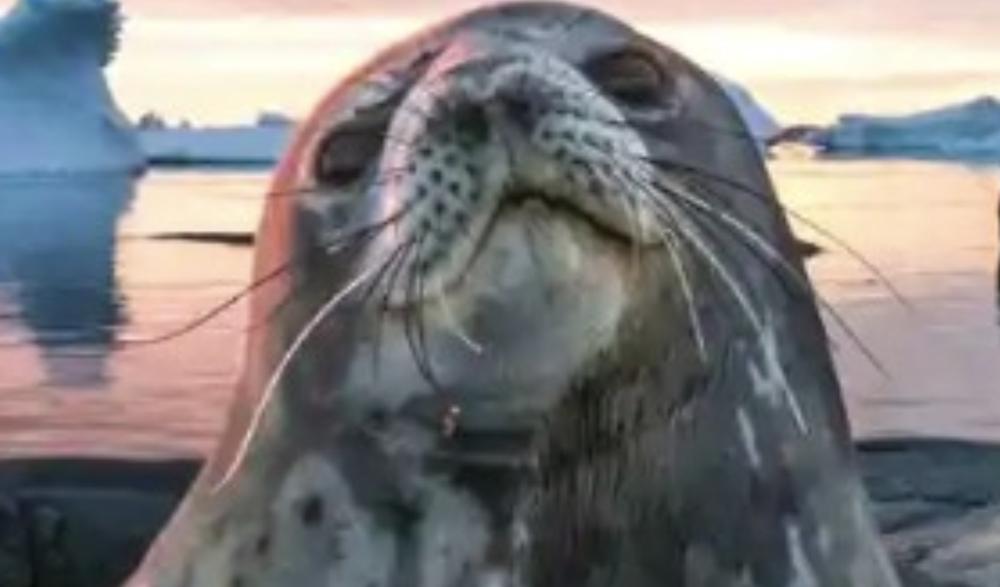
#> input picture img/seal.png, 1000 x 587 px, shrunk from 2300 x 1350 before the run
$ python gradient_seal.py   (older library calls are emulated)
#> lines starting #> are read from the running program, lines starting #| are printed output that depends on the picture; long printed decimals are rounded
import cv2
import numpy as np

image = cv2.imread('../img/seal.png')
#> image is the input picture: shape (587, 1000, 3); mean B, G, R 125.6, 125, 126.8
gray = cv2.cvtColor(image, cv2.COLOR_BGR2GRAY)
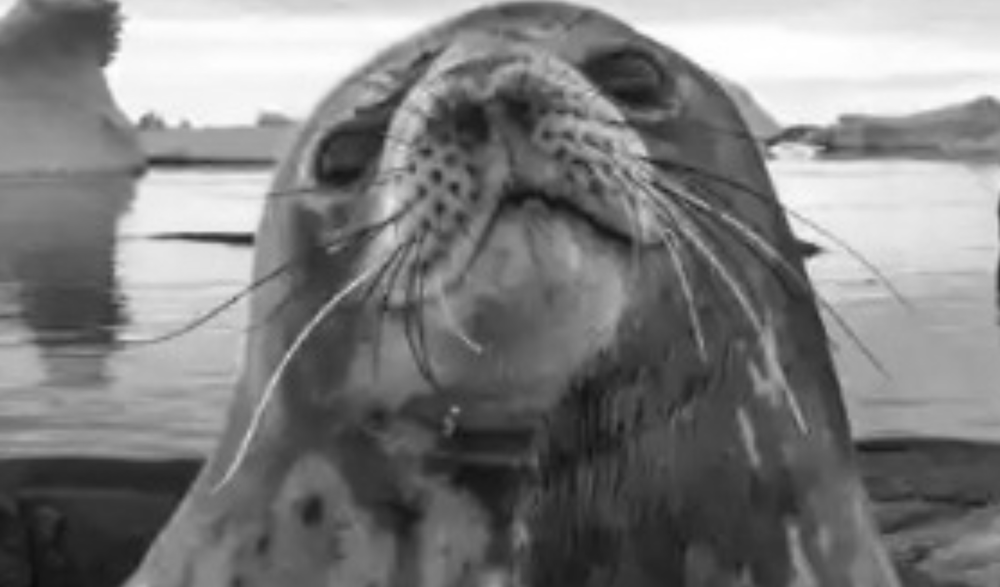
#> gray: shape (587, 1000); min 10, max 255, mean 125.6

# compute gradients along the X and Y axis, respectively
gX = cv2.Sobel(gray, cv2.CV_64F, 1, 0)
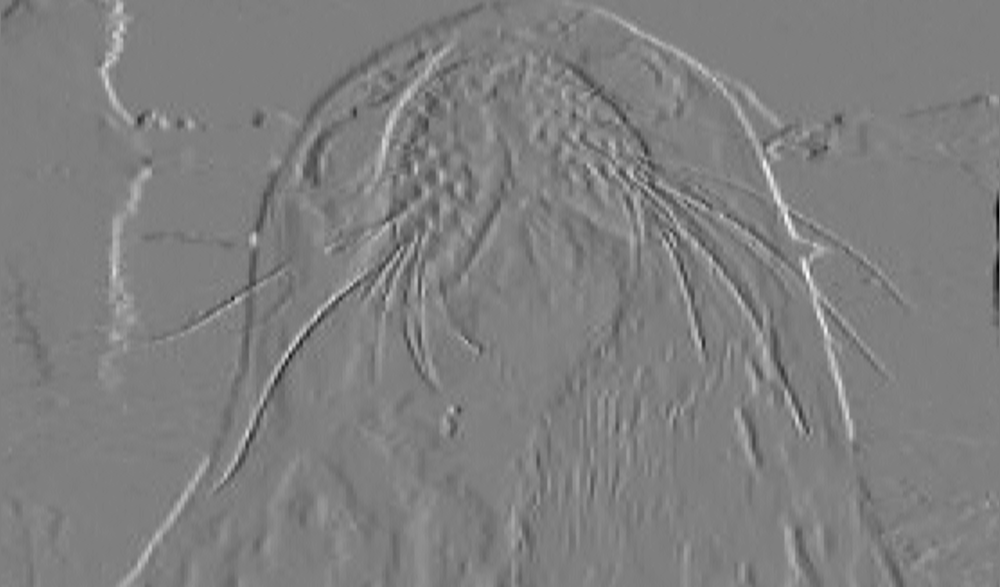
#> gX: shape (587, 1000) float64; min -274, max 274, mean 0.3; drawn with min black and max white
gY = cv2.Sobel(gray, cv2.CV_64F, 0, 1)
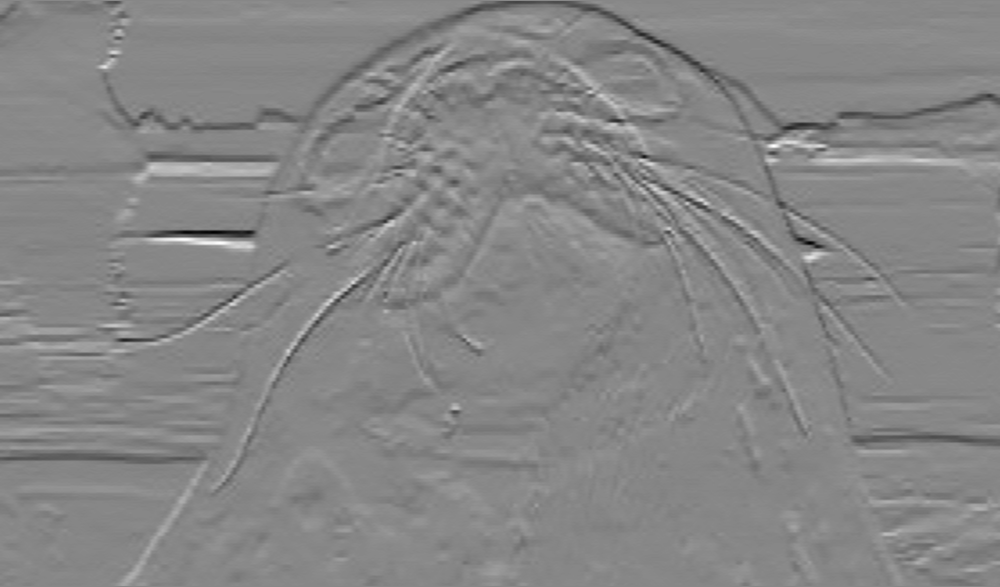
#> gY: shape (587, 1000) float64; min -311, max 275, mean -1.7; drawn with min black and max white

# compute the gradient magnitude and orientation respectively
mag = np.sqrt((gX ** 2) + (gY ** 2))
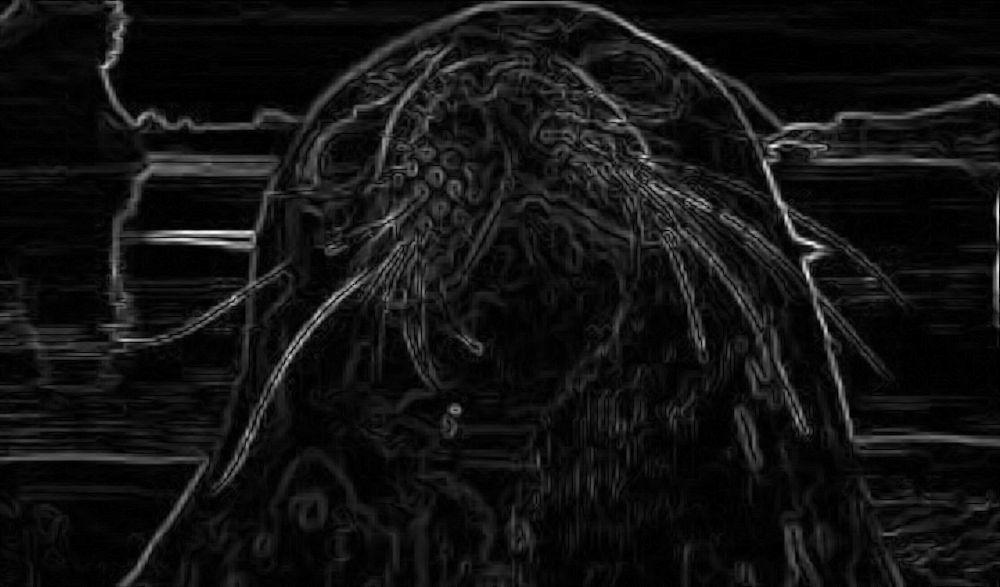
#> mag: shape (587, 1000) float64; min 0, max 311, mean 23; drawn with min black and max white
orientation = np.arctan2(gY, gX) * (180 / np.pi) % 180
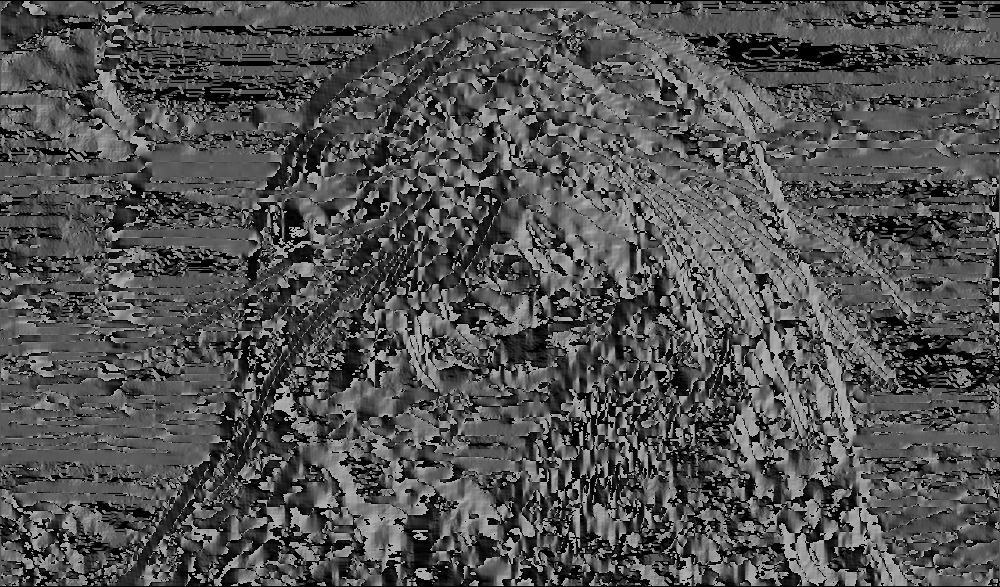
#> orientation: shape (587, 1000) float64; min 0, max 179.7, mean 82

print(f'Gradient at pixel (80, 80) has magnitude {mag[80, 80]} and orientation {orientation[80, 80]} degrees')
#| Gradient at pixel (80, 80) has magnitude 8.602 and orientation 54.462 degrees

$ run again, with img/beach.png copied over img/seal.png
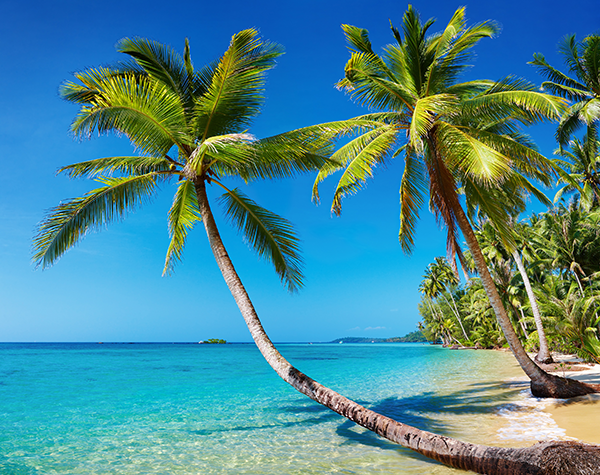
#> input picture img/beach.png, 600 x 475 px
#> image is the input picture: shape (475, 600, 3); mean B, G, R 148.4, 136.5, 73.3
#> `mag = np.sqrt((gX ** 2) + (gY ** 2))`:
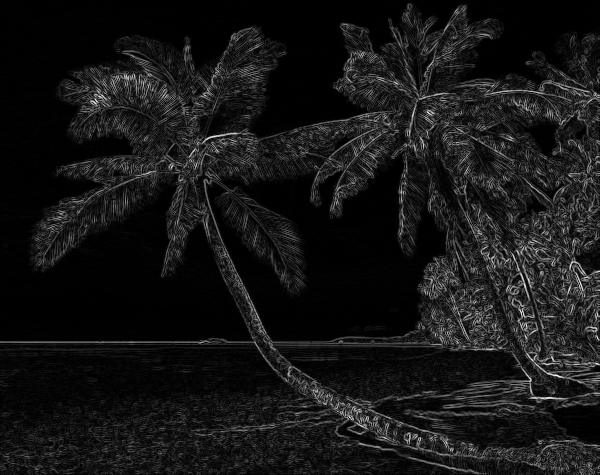
#> mag: shape (475, 600) float64; min 0, max 1019.8, mean 90.3; drawn with min black and max white
#> `orientation = np.arctan2(gY, gX) * (180 / np.pi) % 180`:
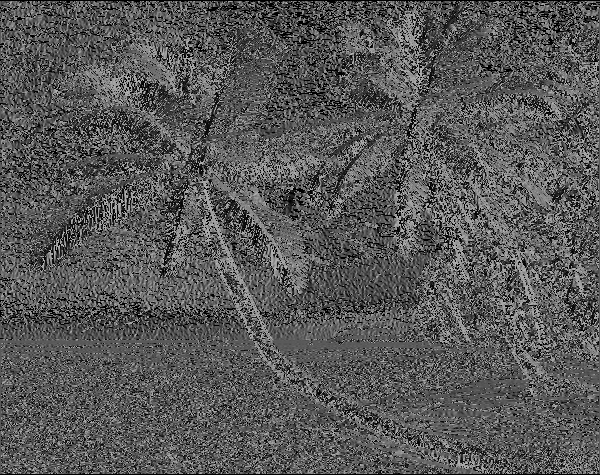
#> orientation: shape (475, 600) float64; min 0, max 179.9, mean 87.9
#| Gradient at pixel (80, 80) has magnitude 114.586 and orientation 9.545 degrees
